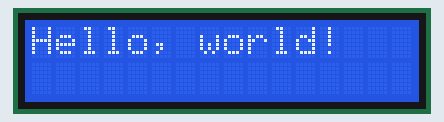
The sketch below on a simulated Arduino Uno, built with avr-gcc and run on an emulated ATmega328P. Parts: 16×2 character LCD.

Above: at 0.22 s.
At 0.84 s:
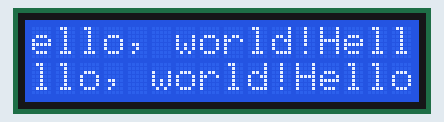
At 1.75 s:
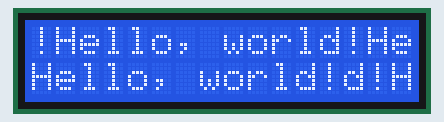
At 2.37 s:
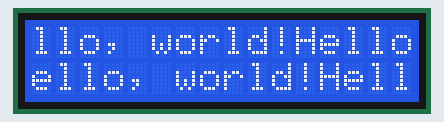
At 3.28 s:
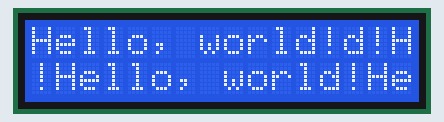

The sketch:

06_liquidcrystal.ino
```cpp
#include <Wire.h>
#include <LiquidCrystal_I2C.h>

// Set the LCD address to 0x27 for a 16 chars and 2 line display
LiquidCrystal_I2C lcd(0x27, 16, 2);

void setup()
{
  // initialize the LCD
  lcd.begin();
}

void loop()
{
  // Turn on the blacklight and print a message.
  lcd.backlight();
  lcd.print("Hello, world!");
}
```

Measured:
- by itself, everything shown: repeats every 3.1 s, in 10 steps
